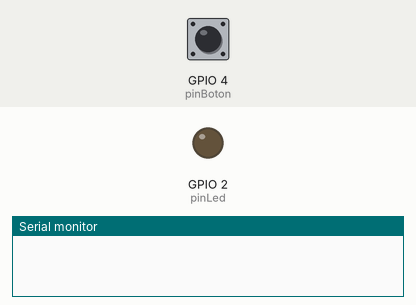
Bench run of a sketch on a simulated ESP32. On the bench: output pins drawn as LEDs (lit = HIGH), the last lines printed to the serial monitor. The inputs (shaded band) are chosen by the test bench; at power-on: GPIO 4 (pinBoton) HIGH.

Above: at 1.2 s.
1.3 s: GPIO 4 (pinBoton) pulled LOW for 0.15 s
At 2.5 s:
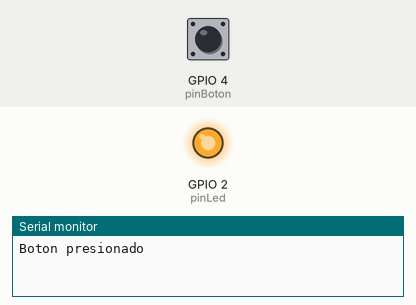
2.9 s: GPIO 4 (pinBoton) pulled LOW for 1 s
At 3.7 s:
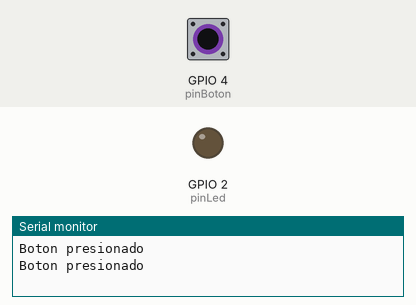
5.4 s: GPIO 4 (pinBoton) pulled LOW for 3.2 s
At 6.8 s:
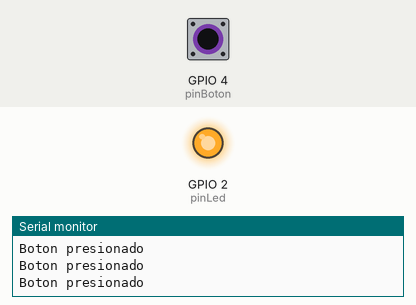
Timing chart, 0 to 8.4 s (numbered marks = the images above; inputs shaded):
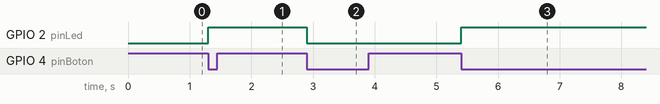

The sketch:

esp32_led_boton.ino
```cpp
#define pinBoton 4 //pin donde se lee el boton
#define pinLed 2 //pin donde está el led
#include "Arduino.h"

int ledState = LOW;  //para manejar el estado del LED
int lastState = 0;   //registra el estado anterior del botón
int state;           //lee el estado actual
void setup() {
  // put your setup code here, to run once:
  pinMode(pinBoton, INPUT_PULLUP);
  pinMode(pinLed, OUTPUT);
  digitalWrite(pinLed, ledState); //empieza en un estado predefinidio = LOW
  Serial.begin(9600);
}

void loop() {
  state = digitalRead(pinBoton);  //se lee el estado del boton
  //si el boton se presiono y el estado anterior es que no estaba presionado
  if(state == LOW && lastState==HIGH){
    Serial.println("Boton presionado ");
    ledState = !ledState; //se cambia el estado del led
    digitalWrite(pinLed, ledState); //se modifica el led
  }
  lastState = state; //se guarda el estado
  delay(100); //debounce por tiempo
}
```

Measured:
- after the input at 1.3 s, GPIO 2 (pinLed): LOW → HIGH at once
- after the input at 2.9 s, GPIO 2 (pinLed): HIGH → LOW at once
- after the input at 5.4 s, GPIO 2 (pinLed): LOW → HIGH at once
